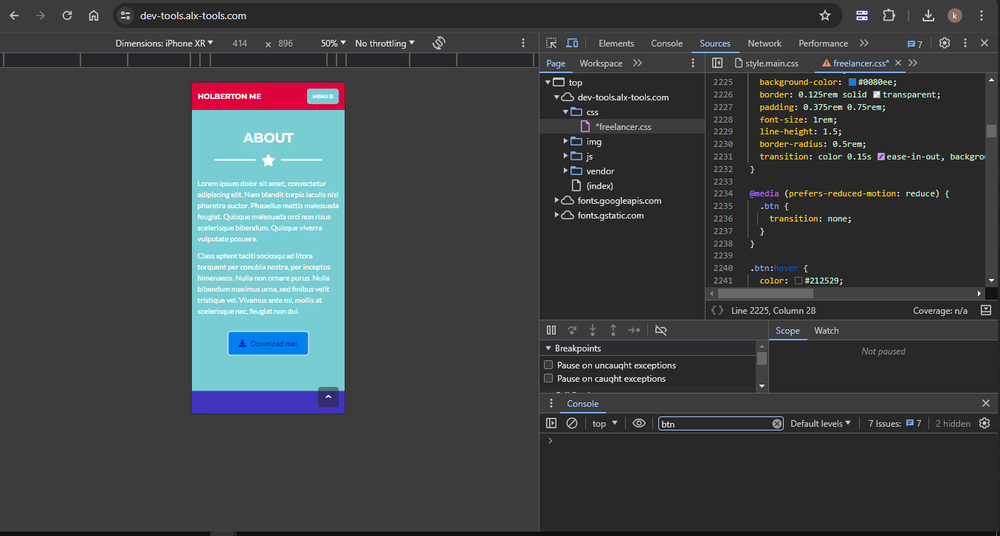
#> input picture 0x01-developer_tools/image1.PNG, 1000 x 536 px, shrunk from 1355 x 726 before the run, found by its file name
$ python mergepngfiles.py
#> lines starting #> are read from the running program, lines starting #| are printed output that depends on the picture
from PIL import Image

def merge_images(image1_path, image2_path, output_path):
    # Open both images
#> called with image1_path = './image1.png', image2_path = './image2.png', output_path = './4-new_buttons.png'
    image1 = Image.open(image1_path)
#> image1 is the input picture: PIL image 1000x536 RGBA; mean R, G, B, A 61.5, 66.5, 68.4, 255
    image2 = Image.open(image2_path)
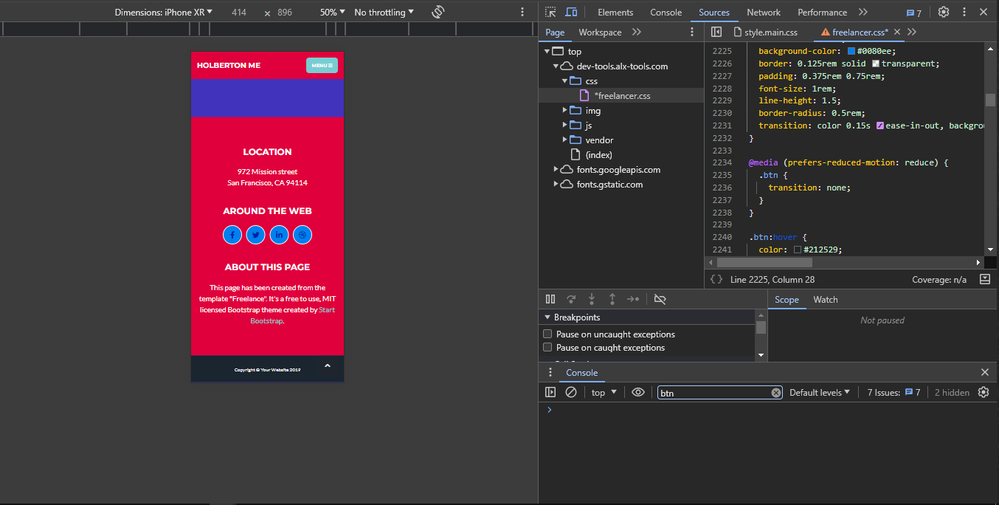
#> input picture 0x01-developer_tools/image2.PNG, 999 x 505 px, shrunk from 1354 x 684 before the run, found by its file name
#> image2 is the input picture: PIL image 999x505 RGBA; mean R, G, B, A 68, 52.1, 58.2, 255

    # Create a new image with a size that can contain both input images
    new_width = image1.width + image2.width
#> new_width = 1999
    new_height = max(image1.height, image2.height)
#> new_height = 536
    merged_image = Image.new("RGB", (new_width, new_height))
#> merged_image: PIL image 1999x536 RGB; every value is 0

    # Paste the first image onto the new image
    merged_image.paste(image1, (0, 0))
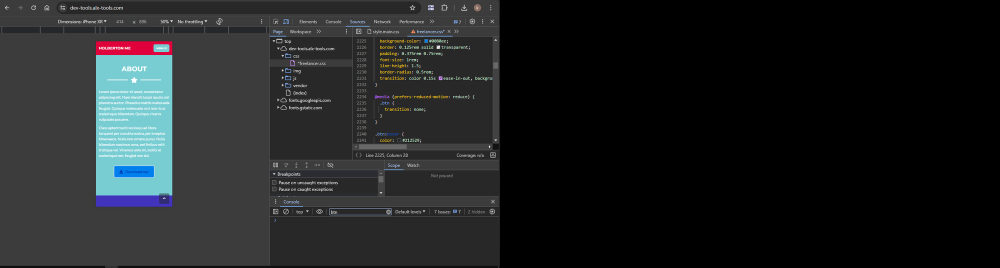
#> merged_image: PIL image 1999x536 RGB (shown at 1/2 size); mean R, G, B 30.8, 33.3, 34.2

    # Paste the second image next to the first image
    merged_image.paste(image2, (image1.width, 0))
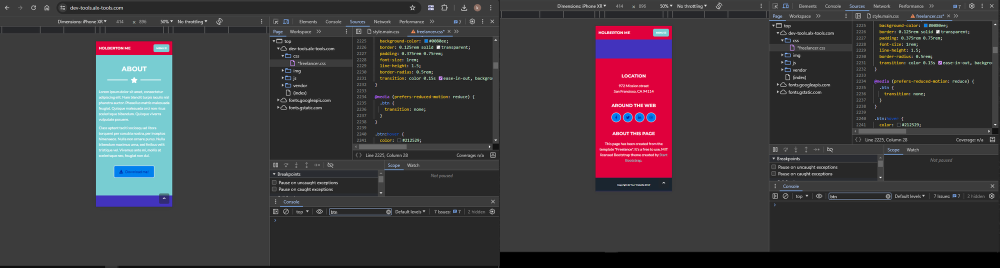
#> merged_image: PIL image 1999x536 RGB (shown at 1/2 size); mean R, G, B 62.8, 57.8, 61.6

    # Save the merged image
    merged_image.save(output_path)

# Example usage
image1_path = "./image1.png"
image2_path = "./image2.png"
output_path = "./4-new_buttons.png"
merge_images(image1_path, image2_path, output_path)
